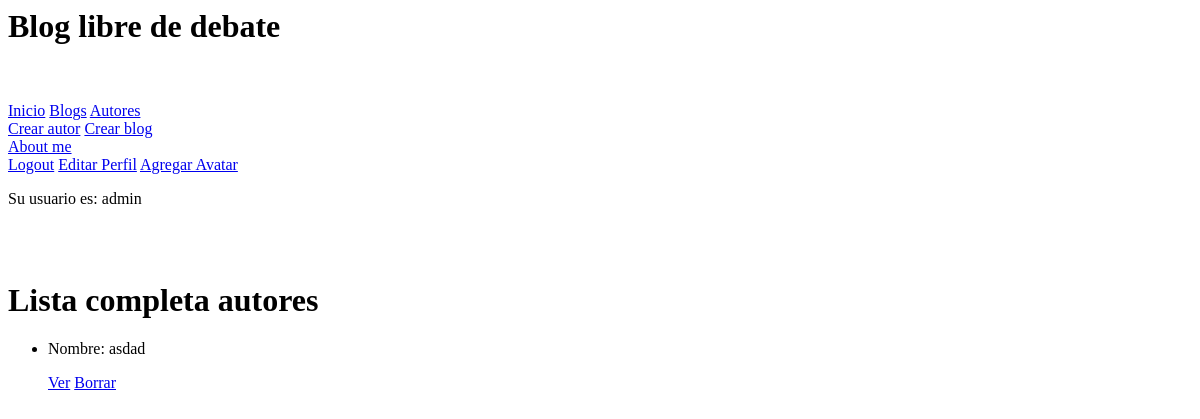
/blog/autor/list (signed in), run on an earlier commit of the app's database.
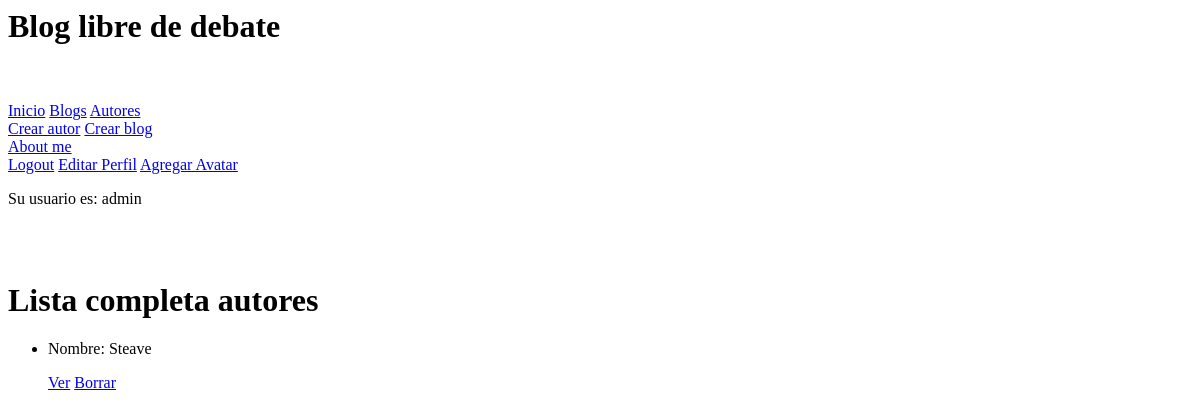
And on a later commit of the database.
### blog/models.py (models this page shows, shortened)
class Autor(models.Model):
    class Meta:
        verbose_name_plural = "Autores"
    nombre = models.CharField(max_length=30)
    apellido = models.CharField(max_length=30)
    profesion = models.CharField(max_length=30)

### blog/views.py (the view)
# urls.py: path("autor/list", AutorList.as_view(), name="AutorList"),
class AutorList(LoginRequiredMixin, ListView):
    model = Autor
    template_name = "blog/autor_list.html"

### blog/templates/blog/autor_list.html
{% extends "blog/madre.html" %}
{% block inserte_aqui_su_contenido %}
<h1>Lista completa autores</h1>
{% if object_list %}
<ul>
    {% for autor in object_list %}
    <li>
        <p>Nombre: {{ autor.nombre }}
    <p>
        <a href="{% url 'AutorDetail' autor.id %}">Ver</a>
        <a href="{% url 'AutorDelete' autor.id %}">Borrar</a>
    </p>
    </li>
    {% endfor %}
</ul>
{% else %}
<p>No hay autores aún, puedes cargar alguno para que aparezca en esta lista.</p>
{% endif %}
{% endblock %}

What changed in the data, as far as the page shows it:
removed Autor: nombre "asdad"
added Autor: nombre "Steave"
